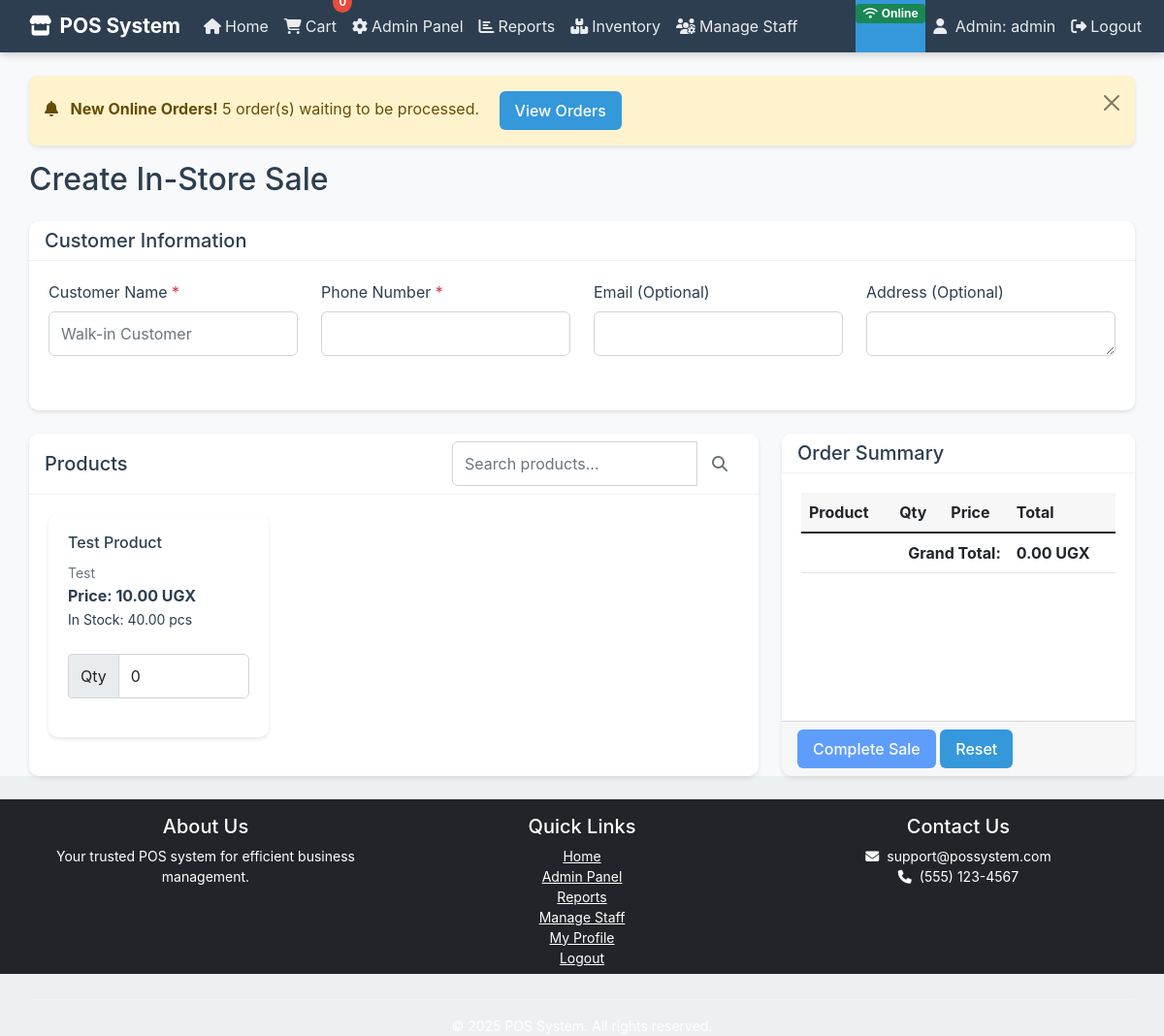
The app's page /in_store_sale (signed in) with its own data.
### app.py (models this page shows, shortened)
class User(UserMixin, db.Model):
    id = db.Column(db.Integer, primary_key=True)
    username = db.Column(db.String(80), unique=True, nullable=False)
    email = db.Column(db.String(120), unique=True, nullable=False)
    password_hash = db.Column(db.String(128))
    is_admin = db.Column(db.Boolean, default=False)
    is_staff = db.Column(db.Boolean, default=False)

class Product(db.Model):
    id = db.Column(db.Integer, primary_key=True)
    name = db.Column(db.String(100), nullable=False)
    description = db.Column(db.Text, nullable=True)
    price = db.Column(db.Float, nullable=False)
    currency = db.Column(db.String(3), nullable=False, default='UGX')
    stock = db.Column(db.Float, nullable=False, default=0)
    max_stock = db.Column(db.Float, nullable=False, default=0)
    reorder_point = db.Column(db.Float, nullable=False, default=0)
    unit = db.Column(db.String(10), nullable=False, default='pcs')
    category = db.Column(db.String(50), nullable=True)
    image_url = db.Column(db.String(200), nullable=True)
    barcode = db.Column(db.String(50), unique=True, nullable=True, default=None)
    created_at = db.Column(db.DateTime, default=datetime.utcnow)
    updated_at = db.Column(db.DateTime, default=datetime.utcnow, onupdate=datetime.utcnow)
    stock_movements = db.relationship('StockMovement', backref='product', lazy=True)

### app.py (the view, shortened to what this page needs)
@app.route('/in_store_sale', methods=['GET', 'POST'])
@login_required
@staff_required
def in_store_sale():
    products = Product.query.filter(Product.stock > 0).all()
    return render_template('in_store_sale.html', products=products)

### templates/in_store_sale.html (shortened to what this page needs)
{% extends "base.html" %}
{% block content %}
<div class="container mt-4">
    <div id="onlineOrdersAlert" class="alert alert-warning alert-dismissible fade d-none" role="alert">
        <i class="fas fa-bell me-2"></i>
        <strong>New Online Orders!</strong> <span id="onlineOrderCount">0</span> order(s) waiting to be processed.
        <button type="button" class="btn btn-sm btn-primary ms-3" data-bs-toggle="modal" data-bs-target="#onlineOrdersModal">
            View Orders
        </button>
        <button type="button" class="btn-close" data-bs-dismiss="alert" aria-label="Close"></button>
    </div>
    <div class="row mb-3">
        <div class="col">
            <h2>Create In-Store Sale</h2>
        </div>
    </div>
    <form method="POST" action="{{ url_for('in_store_sale') }}" id="saleForm">
        <div class="row mb-4">
            <div class="col-12">
                <div class="card" id="customerInfoCard">
                    <div class="card-header">
                        <h5 class="card-title mb-0">Customer Information</h5>
                    </div>
                    <div class="card-body">
                        <div class="row">
                            <div class="col-md-3 mb-3">
                                <label for="customer_name" class="form-label">Customer Name <span class="text-danger">*</span></label>
                                <input type="text" class="form-control" id="customer_name" name="customer_name" placeholder="Walk-in Customer" required>
                            </div>
                            <div class="col-md-3 mb-3">
                                <label for="customer_phone" class="form-label">Phone Number <span class="text-danger">*</span></label>
                                <input type="tel" class="form-control" id="customer_phone" name="customer_phone" required>
                            </div>
                            <div class="col-md-3 mb-3">
                                <label for="customer_email" class="form-label">Email (Optional)</label>
                                <input type="email" class="form-control" id="customer_email" name="customer_email">
                            </div>
                            <div class="col-md-3 mb-3">
                                <label for="customer_address" class="form-label">Address (Optional)</label>
                                <textarea class="form-control" id="customer_address" name="customer_address" rows="1"></textarea>
                            </div>
                        </div>
                    </div>
                </div>
            </div>
        </div>
        <div class="row mb-4">
            <div class="col-md-8">
                <div class="card">
                    <div class="card-header">
                        <div class="d-flex justify-content-between align-items-center">
                            <h5 class="card-title mb-0">Products</h5>
                            <div class="input-group" style="width: 300px;">
                                <input type="text" class="form-control" id="productSearch" placeholder="Search products...">
                                <button class="btn btn-outline-secondary" type="button">
                                    <i class="fas fa-search"></i>
                                </button>
                            </div>
                        </div>
                    </div>
                    <div class="card-body">
                        <div class="row row-cols-1 row-cols-md-3 g-3">
                            {% for product in products %}
                            <div class="col product-item" data-name="{{ product.name|lower }}" data-category="{{ product.category|lower if product.category else '' }}">
                                <div class="card h-100">
                                    <div class="card-body">
                                        <h6 class="card-title">{{ product.name }}</h6>
                                        <p class="card-text">
                                            <small class="text-muted">{{ product.category }}</small><br>
                                            <strong>Price: {{ "%.2f"|format(product.price) }} UGX</strong><br>
                                            <small>In Stock: {{ "%.2f"|format(product.stock) }} {{ product.unit }}</small>
                                        </p>
                                        <div class="input-group mt-2">
                                            <span class="input-group-text">Qty</span>
                                            <input type="number" class="form-control" min="0" max="{{ product.stock }}"
                                                   name="quantity-{{ product.id }}"
                                                   id="quantity-{{ product.id }}"
                                                   value="0"
                                                   data-product-id="{{ product.id }}"
                                                   data-product-name="{{ product.name }}"
                                                   data-product-price="{{ product.price }}"
                                                   data-product-stock="{{ product.stock }}"
                                                   onchange="updateOrderSummary(this)">
                                        </div>
                                    </div>
                                </div>
                            </div>
                            {% endfor %}
                        </div>
                    </div>
                </div>
            </div>
            <div class="col-md-4">
                <div class="card">
                    <div class="card-header">
                        <h5 class="card-title mb-0">Order Summary</h5>
                    </div>
                    <div class="card-body">
                        <table class="table" id="orderSummary">
                            <thead>
                                <tr>
                                    <th>Product</th>
                                    <th>Qty</th>
                                    <th>Price</th>
                                    <th>Total</th>
                                </tr>
                            </thead>
                            <tfoot>
                                <tr>
                                    <td colspan="3" class="text-end"><strong>Grand Total:</strong></td>
                                    <td><strong id="grandTotal">0.00 UGX</strong></td>
                                </tr>
                            </tfoot>
                        </table>
                    </div>
                    <div class="card-footer">
                        <button type="submit" class="btn btn-primary" id="completeSaleBtn" disabled>Complete Sale</button>
                        <button type="button" class="btn btn-secondary" onclick="resetForm()">Reset</button>
                    </div>
                </div>
            </div>
        </div>
    </form>
</div>
{% endblock %}

### templates/base.html (shortened to what this page needs)
<!DOCTYPE html>
<html lang="en" class="h-100">
<head>
    <link href="https://cdnjs.cloudflare.com/ajax/libs/bootstrap/5.1.3/css/bootstrap.min.css" rel="stylesheet">
    <link rel="stylesheet" href="https://cdnjs.cloudflare.com/ajax/libs/font-awesome/6.4.0/css/all.min.css">
    <link rel="stylesheet" href="{{ url_for('static', filename='css/style.css') }}?v={{ version }}&t={{ timestamp }}">
</head>
<body class="d-flex flex-column h-100">
    <nav class="navbar navbar-expand-lg navbar-dark">
        <div class="container">
            <a class="navbar-brand d-flex align-items-center" href="{{ url_for('index') }}">
                <i class="fas fa-store me-2"></i><span>POS System</span>
            </a>
            <div class="collapse navbar-collapse" id="navbarNav">
                <ul class="navbar-nav me-auto">
                    <li class="nav-item">
                        <a class="nav-link" href="{{ url_for('index') }}">
                            <i class="fas fa-home me-1"></i>Home
                        </a>
                    </li>
                    <li class="nav-item">
                        <a class="nav-link cart-icon" href="{{ url_for('view_cart') }}">
                            <i class="fas fa-shopping-cart me-1"></i>Cart
                            <span class="cart-count" id="cartCount">0</span>
                        </a>
                    </li>
                    {% if current_user.is_authenticated %}
                        {% if current_user.is_admin %}
                            <li class="nav-item">
                                <a class="nav-link" href="{{ url_for('admin') }}">
                                    <i class="fas fa-cog me-1"></i>Admin Panel
                                </a>
                            </li>
                            <li class="nav-item">
                                <a class="nav-link" href="{{ url_for('reports') }}">
                                    <i class="fas fa-chart-bar me-1"></i>Reports
                                </a>
                            </li>
                            <li class="nav-item">
                                <a class="nav-link" href="{{ url_for('inventory_management') }}">
                                    <i class="fas fa-boxes me-1"></i>Inventory
                                </a>
                            </li>
                            <li class="nav-item">
                                <a class="nav-link" href="{{ url_for('manage_staff') }}">
                                    <i class="fas fa-users-cog me-1"></i>Manage Staff
                                </a>
                            </li>
                        {% endif %}
                    {% endif %}
                </ul>
                <ul class="navbar-nav">
                    <li class="nav-item" id="connectionStatus">
                    </li>
                    {% if current_user.is_authenticated %}
                        <li class="nav-item">
                            <a class="nav-link" href="{{ url_for('profile') }}">
                                <i class="fas fa-user me-1"></i>
                                {% if current_user.is_admin %}Admin{% elif current_user.is_staff %}Staff{% else %}User{% endif %}: {{ current_user.username }}
                            </a>
                        </li>
                        <li class="nav-item">
                            <a class="nav-link" href="{{ url_for('logout') }}">
                                <i class="fas fa-sign-out-alt me-1"></i>Logout
                            </a>
                        </li>
                    {% endif %}
                </ul>
            </div>
        </div>
    </nav>
    <main class="flex-shrink-0 flex-grow-1">
        <div class="container mt-3 mb-4">
            {% block content %}{% endblock %}
        </div>
    </main>
    <footer class="footer mt-auto py-3 bg-dark">
        <div class="container text-center">
            <div class="row">
                <div class="col-md-4">
                    <h5>About Us</h5>
                    <p>Your trusted POS system for efficient business management.</p>
                </div>
                <div class="col-md-4">
                    <h5>Quick Links</h5>
                    <ul class="list-unstyled">
                        <li><a href="{{ url_for('index') }}" class="text-white">Home</a></li>
                        {% if current_user.is_authenticated %}
                            {% if current_user.is_admin %}
                                <li><a href="{{ url_for('admin') }}" class="text-white">Admin Panel</a></li>
                                <li><a href="{{ url_for('reports') }}" class="text-white">Reports</a></li>
                                <li><a href="{{ url_for('manage_staff') }}" class="text-white">Manage Staff</a></li>
                            {% elif current_user.is_staff %}
                                <li><a href="{{ url_for('in_store_sale') }}" class="text-white">Sale</a></li>
                                <li><a href="{{ url_for('my_sales') }}" class="text-white">My Sales</a></li>
                            {% endif %}
                            <li><a href="{{ url_for('profile') }}" class="text-white">My Profile</a></li>
                            <li><a href="{{ url_for('logout') }}" class="text-white">Logout</a></li>
                        {% else %}
                            <li><a href="{{ url_for('login') }}" class="text-white">Login</a></li>
                            <li><a href="{{ url_for('register') }}" class="text-white">Register</a></li>
                        {% endif %}
                    </ul>
                </div>
                <div class="col-md-4">
                    <h5>Contact Us</h5>
                    <p>
                        <i class="fas fa-envelope me-2"></i>support@possystem.com<br>
                        <i class="fas fa-phone me-2"></i>(555) 123-4567
                    </p>
                </div>
            </div>
            <hr class="my-3">
            <p class="mb-0">&copy; 2025 POS System. All rights reserved.</p>
        </div>
    </footer>
</body>
</html>

### records on screen
User: username "admin"
Product: name "Test Product", category "Test", price "10.00", stock "40.00", unit "pcs", stock "0"
